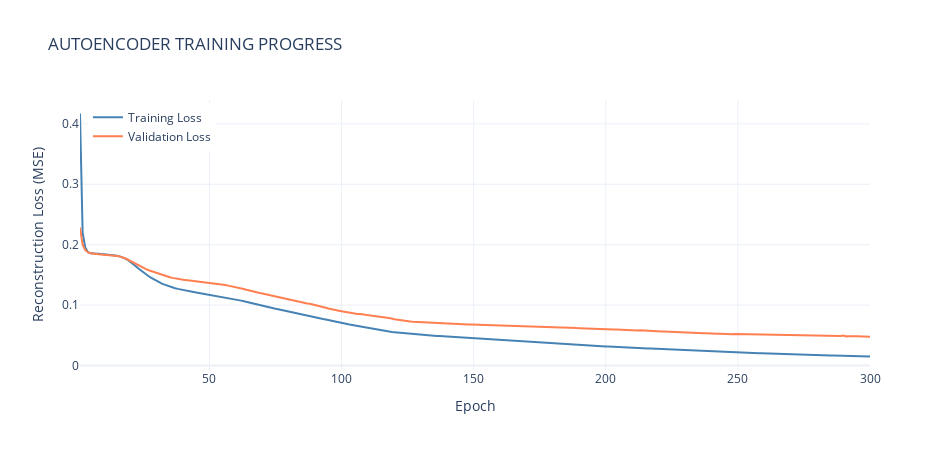

The notebook cell this image was saved under:
### Code cell
# Plot training progress (Plotly)
epochs = list(range(1, len(train_losses) + 1))

fig = go.Figure()

fig.add_trace(
    go.Scatter(
        x=epochs,
        y=train_losses,
        mode='lines',
        name='Training Loss',
        line=dict(color='steelblue', width=2)
    )
)

fig.add_trace(
    go.Scatter(
        x=epochs,
        y=val_losses,
        mode='lines',
        name='Validation Loss',
        line=dict(color='coral', width=2)
    )
)

fig.update_layout(
    title='AUTOENCODER TRAINING PROGRESS',
    xaxis_title='Epoch',
    yaxis_title='Reconstruction Loss (MSE)',
    template='plotly_white',
    width=950,
    height=450,
    legend=dict(x=0.01, y=0.99)
)

fig.show()

### Figure 1 — Plotly figure (JSON) as saved in the notebook; plotly's stock layout.template omitted (floating-point values rounded to 4 significant figures; data arrays with more than 128 entries replaced by an {"elided": "..."} marker saying what was removed)
{"data": [{"line": {"color": "steelblue", "width": 2}, "mode": "lines", "name": "Training Loss", "type": "scatter", "x": {"elided": "300 int values"}, "y": {"elided": "300 float values"}}, {"line": {"color": "coral", "width": 2}, "mode": "lines", "name": "Validation Loss", "type": "scatter", "x": {"elided": "300 int values"}, "y": {"elided": "300 float values"}}], "layout": {"height": 450, "legend": {"x": 0.01, "y": 0.99}, "title": {"text": "AUTOENCODER TRAINING PROGRESS"}, "width": 950, "xaxis": {"title": {"text": "Epoch"}}, "yaxis": {"title": {"text": "Reconstruction Loss (MSE)"}}}}
